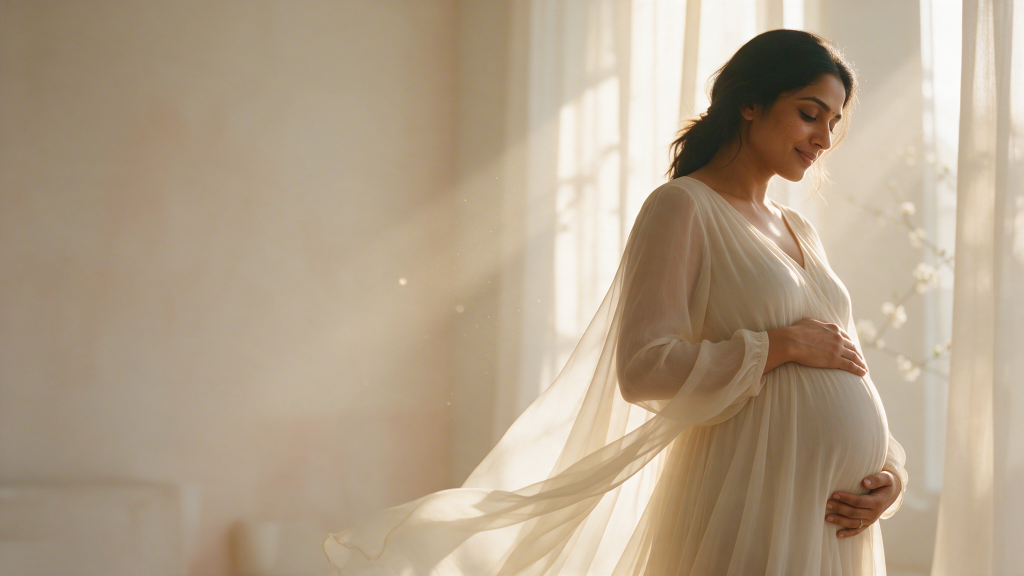
#> input picture assets-src/generated/ch01-mother-wide.png, 2048 x 1152 px (shown at 1/2 size)
$ python composite-ch06-farhand.py ../../assets-src/generated/ch01-mother-wide.png ../../assets-src/generated/ch06-hands-wide.png ../../assets-src/generated/ch06-hands-wide.png ../../assets-src/generated/ch06-hands-wide.png
#> lines starting #> are read from the running program, lines starting #| are printed output that depends on the picture; after the words box and inside, x2 and y2 are one past the last pixel; in counts of white or black regions, pixels touching at a corner belong together
"""Composite only the repaired far hand onto the 4K hands plate (ch06-hands-wide).

The repair is a whole-image AI edit, so it can drift slightly in position, scale and colour, and
it may change things we want to keep (the near hand above all). This script aligns the edit to the
faithful upscale, matches its colour locally, and blends in just the far-hand region through a
feathered mask, leaving every other pixel of the upscale untouched.

usage: python -P scripts/retouch/composite-ch06-farhand.py <upscale.png> <edit.png> <out.png> [preview.png]

The mask polygon is in 2048x1152 master coordinates and scaled to the upscale's size. It covers
the far hand along the left edge of the belly. The near hand (in front, with the ring) reaches into
that region with its fingertips, so it is cut out of the mask along a traced outline, widened and
lightly feathered, and keeps every one of its own pixels.
"""
import sys

import cv2
import numpy as np

base_path, edit_path, out_path = sys.argv[1:4]
preview_path = sys.argv[4] if len(sys.argv) > 4 else None

# Far hand, in master (2048x1152) pixels: thumb over the top of the belly down to the last finger.
POLY_2K = [(1012, 440), (1150, 430), (1182, 520), (1150, 640), (1112, 780), (1110, 900), (1160, 975), (1120, 1000), (1030, 990), (1000, 880), (998, 640)]
# Near hand, in master pixels: along the top of its index finger, then just left of each fingertip
# (index ~x1088 y745-778, middle ~x1097 y815-860, ring ~x1138 y895-935, little ~x1222 y955-990),
# traced on a sharpness map (the near hand is in focus, the far hand is not).
NEAR_2K = [(1500, 600), (1300, 640), (1180, 668), (1140, 692), (1110, 718), (1086, 738), (1084, 760), (1086, 782), (1104, 798),
           (1093, 815), (1092, 862), (1120, 872), (1134, 893), (1133, 938), (1180, 948), (1218, 952), (1218, 1000), (1230, 1152), (1500, 1152)]

base = cv2.imread(base_path, cv2.IMREAD_COLOR)
#> base is the input picture: shape (1152, 2048, 3); mean B, G, R 138.7, 161.3, 179
edit = cv2.imread(edit_path, cv2.IMREAD_COLOR)
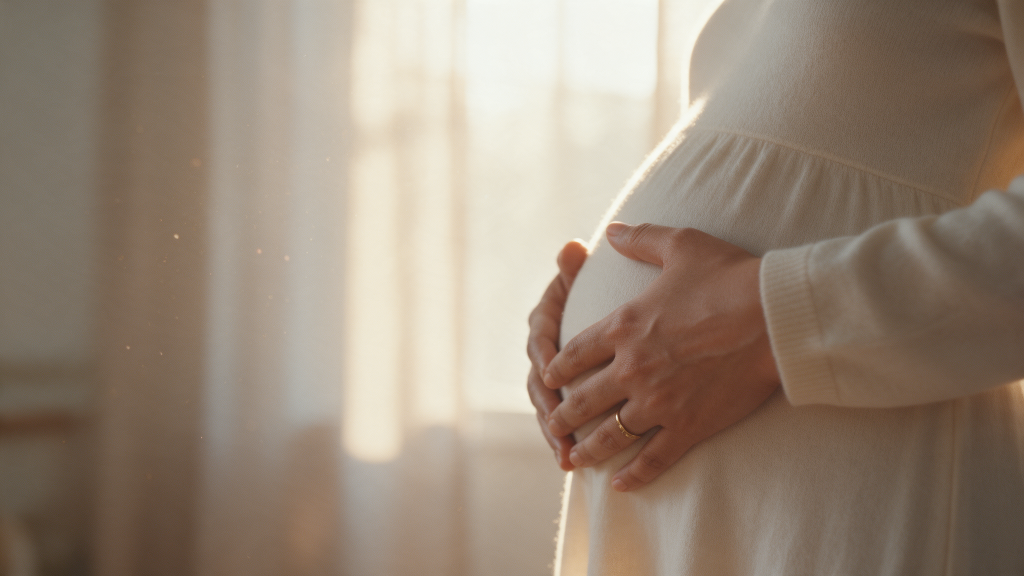
#> input picture assets-src/generated/ch06-hands-wide.png, 2048 x 1152 px (shown at 1/2 size)
#> edit is the input picture: shape (1152, 2048, 3); mean B, G, R 120, 136, 152.2
if base is None or edit is None:
    sys.exit("cannot read inputs")
H, W = base.shape[:2]
#> H = 1152; W = 2048
s = W / 2048.0
#> s = 1
edit = cv2.resize(edit, (W, H), interpolation=cv2.INTER_AREA if edit.shape[1] > W else cv2.INTER_CUBIC)

poly = (np.array(POLY_2K, np.float64) * s).round().astype(np.int32)
hand = np.zeros((H, W), np.uint8)
cv2.fillPoly(hand, [poly], 255)
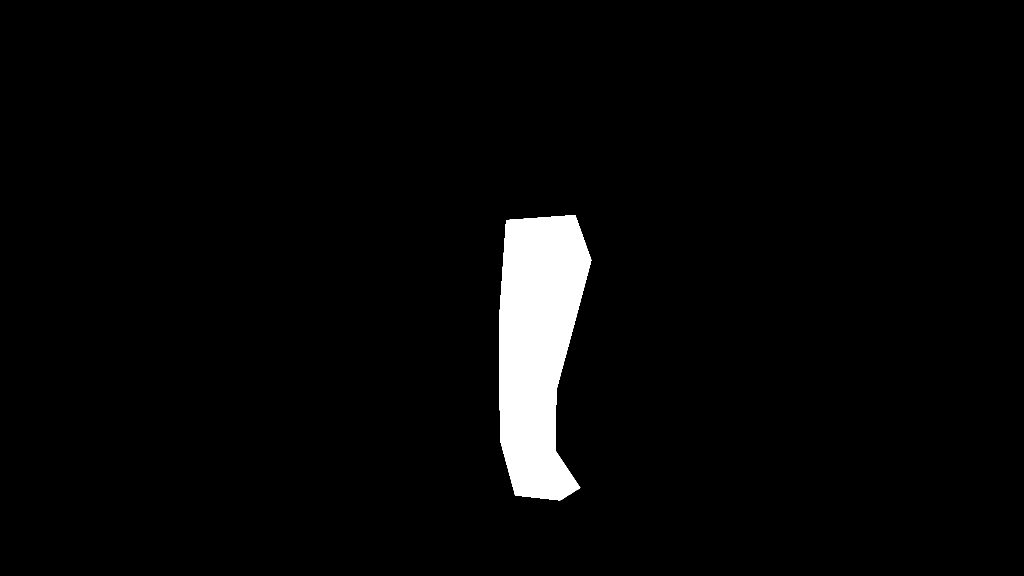
#> hand: shape (1152, 2048) (shown at 1/2 size); 3.3% white; 1 white region, box (x1, y1, x2, y2) and area: (998, 430, 1183, 1001) 76860
near_poly = (np.array(NEAR_2K, np.float64) * s).round().astype(np.int32)
near = np.zeros((H, W), np.uint8)
cv2.fillPoly(near, [near_poly], 255)
#> near: shape (1152, 2048); 7.5% white; 1 white region, box (x1, y1, x2, y2) and area: (1084, 600, 1501, 1152) 176930

# 1. Align the edit to the upscale (affine, ECC) using everything except the repaired region.
k = 0.25
small = lambda im: cv2.resize(cv2.cvtColor(im, cv2.COLOR_BGR2GRAY), None, fx=k, fy=k, interpolation=cv2.INTER_AREA).astype(np.float32) / 255.0
ref, mov = small(base), small(edit)
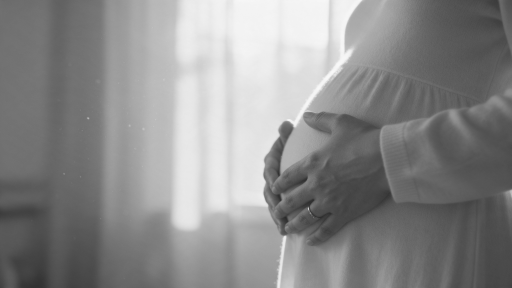
#> mov: shape (288, 512) float32; min 0.169, max 0.973, mean 0.545
valid = cv2.resize(255 - cv2.dilate(hand, np.ones((int(60 * s), int(60 * s)), np.uint8)), (ref.shape[1], ref.shape[0]), interpolation=cv2.INTER_NEAREST)
warp = np.eye(2, 3, dtype=np.float32)
try:
    _, warp = cv2.findTransformECC(ref, mov, warp, cv2.MOTION_AFFINE, (cv2.TERM_CRITERIA_EPS | cv2.TERM_CRITERIA_COUNT, 200, 1e-6), valid, 5)
#> warp = [[0.905, 0.332, -23.34], [-0.778, -0.0309, 491.7]]
except cv2.error as e:
    print("ECC did not converge, using identity:", e)
warp_full = warp.copy()
#> warp_full = [[0.905, 0.332, -23.34], [-0.778, -0.0309, 491.7]]
warp_full[:, 2] /= k
aligned = cv2.warpAffine(edit, warp_full, (W, H), flags=cv2.INTER_CUBIC | cv2.WARP_INVERSE_MAP, borderMode=cv2.BORDER_REFLECT)
print("alignment (scale, shift px):", np.round(warp_full[:, :2].diagonal(), 4), np.round(warp_full[:, 2], 1))
#| alignment (scale, shift px): [ 0.9049 -0.0309] [ -93.4 1966.7]

# 2. Match colour in a ring around the hand (Lab mean and spread), so the patch sits in the plate.
ring = cv2.dilate(hand, np.ones((int(90 * s), int(90 * s)), np.uint8))
ring = cv2.subtract(ring, cv2.dilate(hand, np.ones((int(20 * s), int(20 * s)), np.uint8)))
lab_b = cv2.cvtColor(base, cv2.COLOR_BGR2LAB).astype(np.float32)
lab_e = cv2.cvtColor(aligned, cv2.COLOR_BGR2LAB).astype(np.float32)
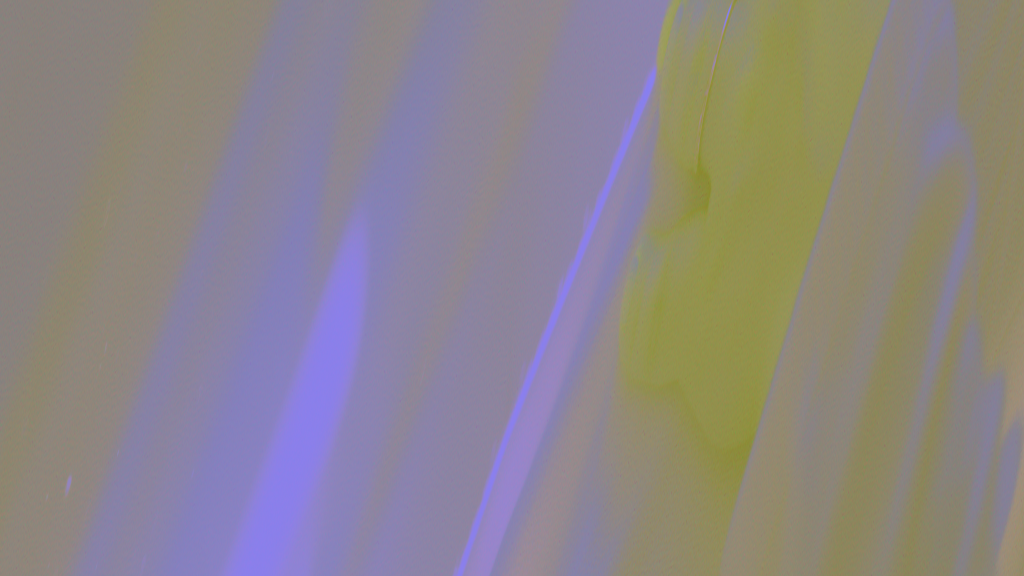
#> lab_e: shape (1152, 2048, 3) float32 (shown at 1/2 size); mean B, G, R 136.3, 131.9, 139.8
m = ring > 0
for c in range(3):
    mb, sb = lab_b[..., c][m].mean(), lab_b[..., c][m].std() + 1e-3
    me, se = lab_e[..., c][m].mean(), lab_e[..., c][m].std() + 1e-3
    lab_e[..., c] = (lab_e[..., c] - me) * (sb / se) + mb
#> this loop made 3 passes
#> (mb, sb, me, se) on passes 1 to 3: (203.7, 28.32, 162.4, 18.55), (130.2, 2.04, 132.4, 2.76), (142.8, 6.86, 141.6, 5.26)
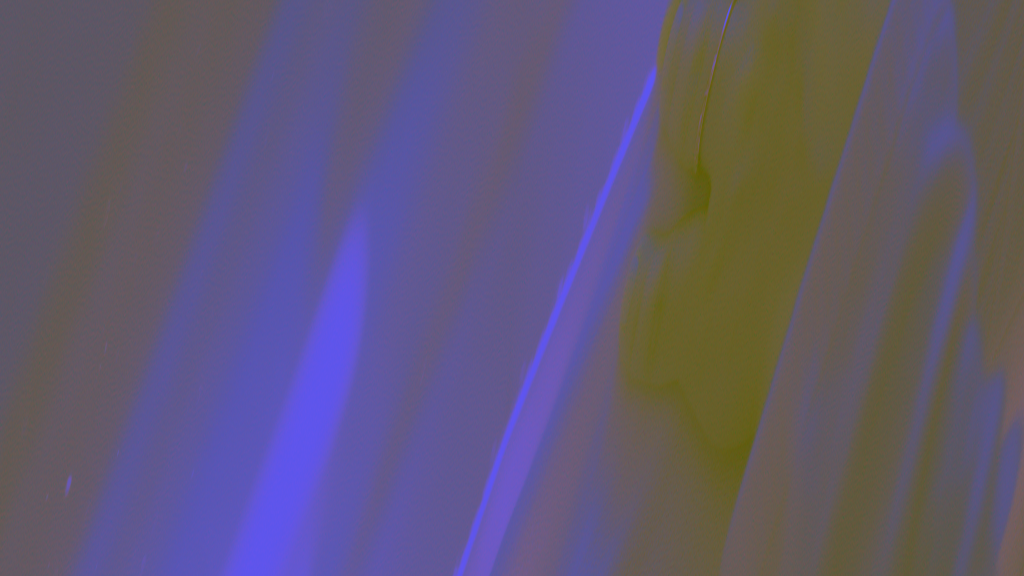
#> lab_e: shape (1152, 2048, 3) float32 (shown at 1/2 size); mean B, G, R 163.6, 130.1, 140.9; drawn with min black and max white
matched = cv2.cvtColor(np.clip(lab_e, 0, 255).astype(np.uint8), cv2.COLOR_LAB2BGR)

# 3. Blend through a feathered mask, with the near hand cut out: widened by twice its own feather, so
# its outline keeps full weight, then feathered lightly.
feather = max(3, int(round(14 * s)))
#> feather = 14
alpha = cv2.GaussianBlur(hand.astype(np.float32) / 255.0, (0, 0), feather)[..., None]
kf = max(1.0, 3 * s)
#> kf = 3
grow = int(round(2 * kf))
#> grow = 6
keep = cv2.GaussianBlur(cv2.dilate(near, np.ones((2 * grow + 1, 2 * grow + 1), np.uint8)).astype(np.float32) / 255.0, (0, 0), kf)[..., None]
alpha = alpha * (1 - keep)
print("near hand: largest weight of the edit on it", round(float((alpha[..., 0] * (near > 0)).max()), 4))
#| near hand: largest weight of the edit on it 0.0164
out = base.astype(np.float32) * (1 - alpha) + matched.astype(np.float32) * alpha
out = np.clip(out.round(), 0, 255).astype(np.uint8)
cv2.imwrite(out_path, out)

if preview_path:
    x0, y0, x1, y1 = (np.array([940, 380, 1300, 1060]) * s).astype(int)
#> x0 = 940; y0 = 380; x1 = 1300; y1 = 1060
    tiles = [base[y0:y1, x0:x1], matched[y0:y1, x0:x1], out[y0:y1, x0:x1]]
    outline = out[y0:y1, x0:x1].copy()
    cv2.polylines(outline, [poly - [x0, y0]], True, (0, 200, 255), max(1, int(2 * s)))
    cv2.polylines(outline, [near_poly - [x0, y0]], True, (255, 0, 255), max(1, int(2 * s)))
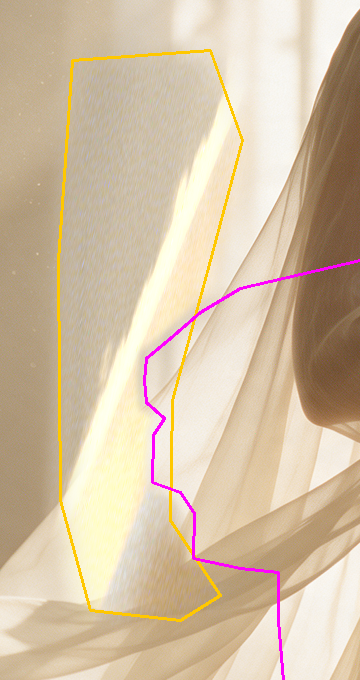
#> outline: shape (680, 360, 3); mean B, G, R 165.1, 191.6, 211.2
    tiles.append(outline)
    row = np.hstack([np.pad(t, ((0, 0), (0, 6), (0, 0)), constant_values=255) for t in tiles])
    scale = 1400.0 / row.shape[1]
#> scale = 0.956
    cv2.imwrite(preview_path, cv2.resize(row, None, fx=scale, fy=scale, interpolation=cv2.INTER_AREA))
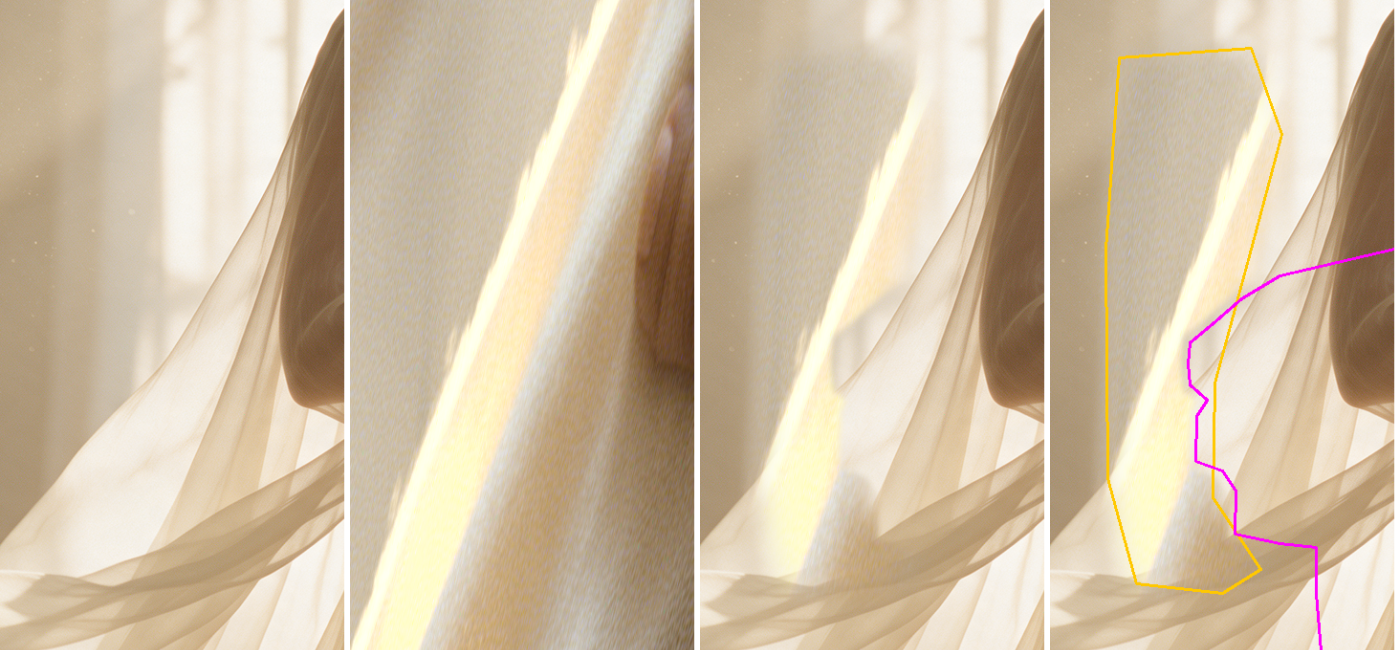
#> saved as ch06-hands-wide.png: shape (650, 1400, 3); mean B, G, R 165.8, 191, 208.3
print("wrote", out_path)
